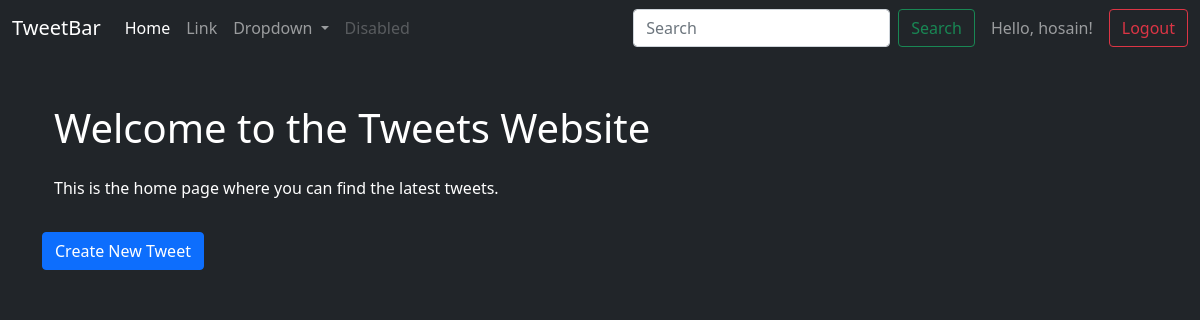
The page /tweet/ (signed in) on the database as committed earlier.
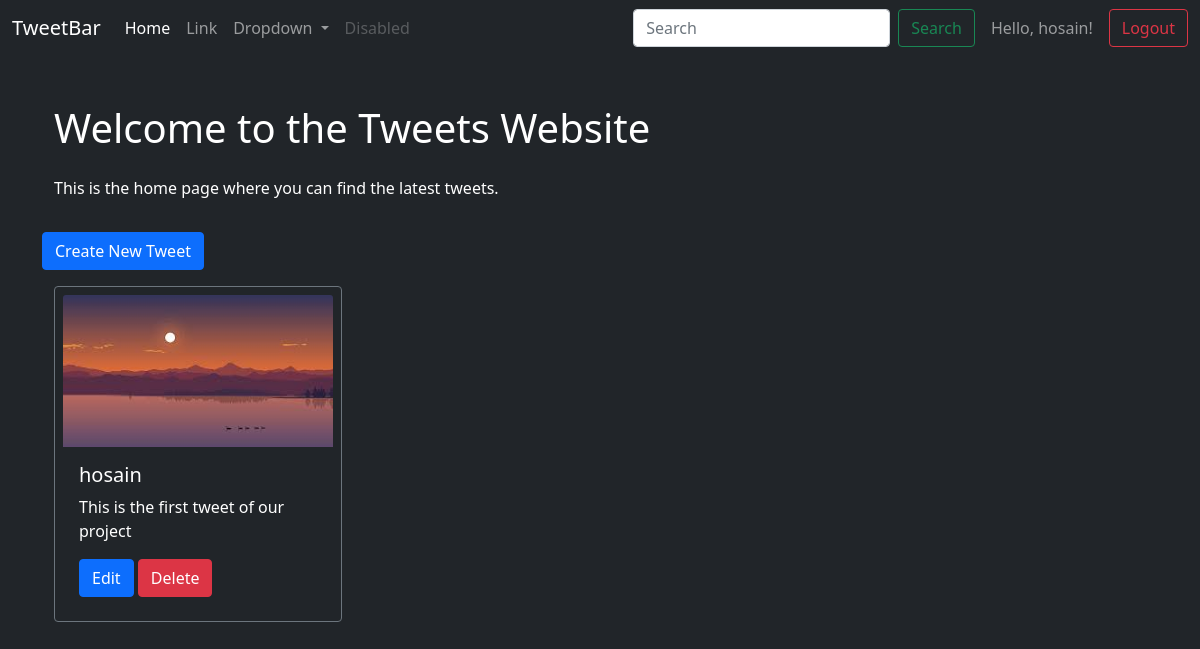
The same page on the database as committed later.
### tweet/models.py (models this page shows, shortened)
class Tweet(models.Model):
    user = models.ForeignKey(User, on_delete=models.CASCADE)
    text = models.TextField(max_length=280)
    photo = models.ImageField(upload_to='tweets/photos/', blank=True, null=True)
    created_at = models.DateTimeField(auto_now_add=True)
    updated_at = models.DateTimeField(auto_now=True)

### tweet/views.py (the view)
# urls.py: path('', views.tweet_list, name='tweet_list'),
def tweet_list(request):
    tweets = Tweet.objects.all().order_by('-created_at')
    return render(request, 'tweet_list.html', {'tweets': tweets})

### tweet/templates/tweet_list.html (shortened to what this page needs)
{% extends "layout.html" %}
{% block content %}
<div class="container mt-5">
  <h1 class="mb-4">Welcome to the Tweets Website</h1>
  <p>This is the home page where you can find the latest tweets.</p>
</div>
<a class="btn btn-primary my-3" href="{% url 'create_tweet' %}">Create New Tweet</a>
<div class="container row gap-3">
  {% for tweet in tweets %}
  <div class="card bg-dark text-white border-1 border-secondary p-2" style="width: 18rem">
    {% if tweet.photo %}
    <img src="{{ tweet.photo.url }}" class="card-img-top" alt="{{ tweet.user.username }} photo" loading="lazy" />
    {% endif %}
    <div class="card-body">
      <h5 class="card-title">{{ tweet.user.username }}</h5>
      <p class="card-text">
        {{ tweet.text }}
      </p>
      {% if user == tweet.user %}
      <div>
        <a href="{% url 'tweet_edit' tweet.id %}" class="btn btn-primary">Edit</a>
        <a href="{% url 'tweet_delete' tweet.id %}" class="btn btn-danger">Delete</a>
      </div>
      {% endif %}
    </div>
  </div>
  {% endfor %}
</div>
{% endblock %}

Rows that differ between the two databases and show on the page:
added Tweet: photo (picture), user.username "hosain", text "This is the first tweet of our project", shows "Edit"
